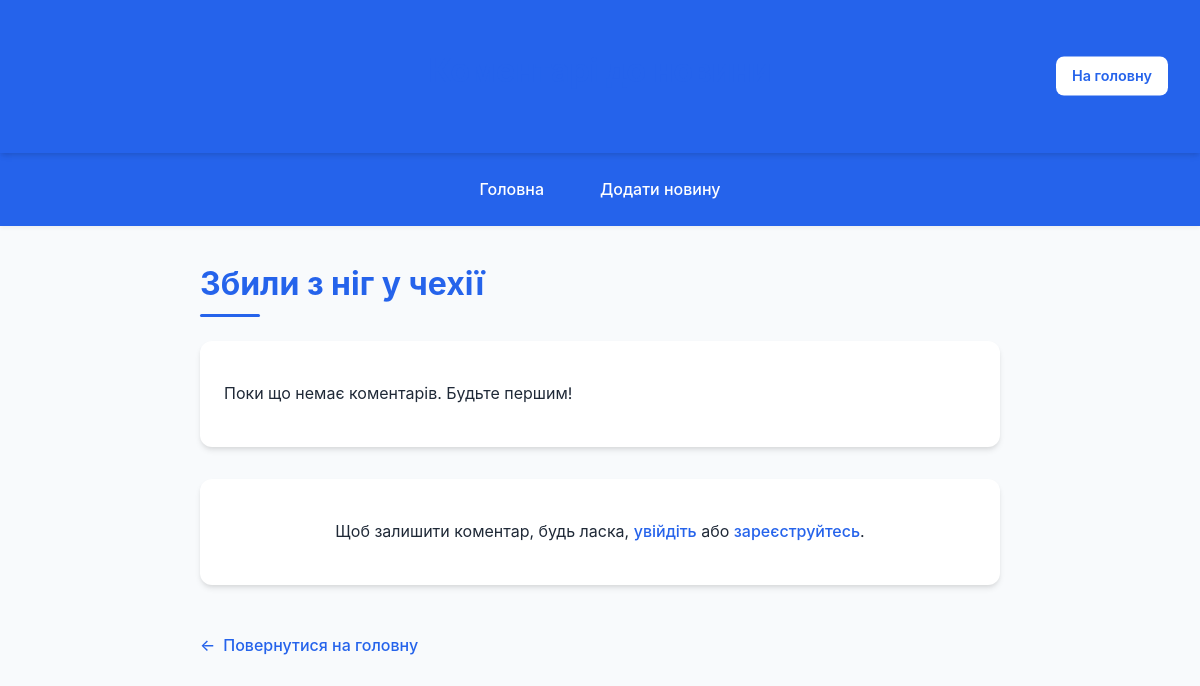
Page /comments/11/ on the earlier database version.
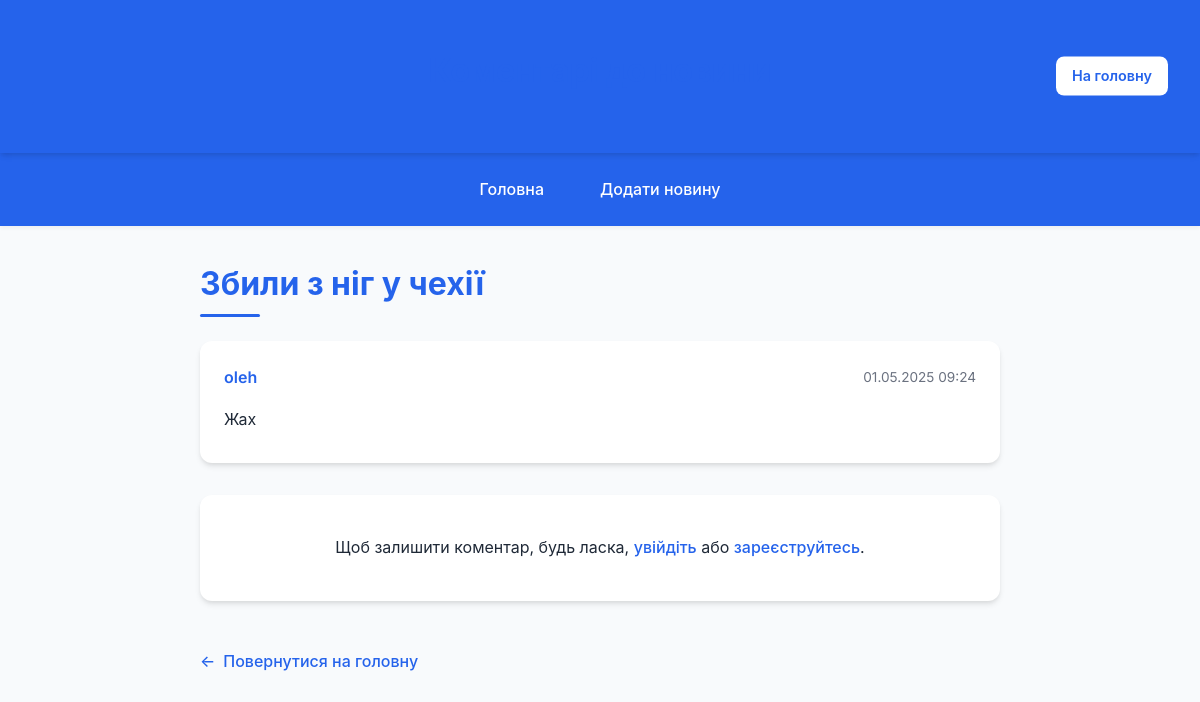
Same page on the later database version.
### news/models.py (models this page shows)
class Comment(models.Model):
    news = models.ForeignKey(News, on_delete=models.CASCADE, related_name='comments')
    author = models.ForeignKey(User, on_delete=models.CASCADE)
    content = models.TextField()
    created_at = models.DateTimeField(auto_now_add=True)

### news/views.py (the view)
# urls.py: path('comments/<int:news_id>/', views.news_comments, name='news_comments'),
def news_comments(request, news_id):
    news = get_object_or_404(News, id=news_id)
    comments = news.comments.all()
    return render(request, 'news/comments.html', {'news': news, 'comments': comments})

### news/templates/news/comments.html (shortened to what this page needs)
<!DOCTYPE html>
<html lang="uk">
<head>
</head>
<body>
<header>
  <h1>Коментарі до новини</h1>
  <div class="auth-buttons">
    <a href="/">На головну</a>
  </div>
</header>
<nav>
  <a href="/">Головна</a>
  <a href="/add_news/">Додати новину</a>
</nav>
<main>
  <h1>{{ news.title }}</h1>
  <div class="comments-list">
    {% for comment in comments %}
      <div class="comment">
        <div class="comment-header">
          <span class="comment-author">{{ comment.author.username }}</span>
          <span class="comment-date">{{ comment.created_at|date:"d.m.Y H:i" }}</span>
        </div>
        <p class="comment-content">{{ comment.content }}</p>
      </div>
    {% empty %}
      <div class="comment">
        <p>Поки що немає коментарів. Будьте першим!</p>
      </div>
    {% endfor %}
  </div>
  {% if user.is_authenticated %}
    <div class="comment-form">
      <h3>Додати коментар</h3>
      <form method="post" action="{% url 'news:add_comment' news.id %}">
        {% csrf_token %}
        <textarea name="content" required placeholder="Напишіть ваш коментар..."></textarea>
        <button type="submit" class="submit-btn">Надіслати коментар</button>
      </form>
    </div>
  {% else %}
    <div class="login-prompt">
      <p>Щоб залишити коментар, будь ласка, <a href="/login/">увійдіть</a> або <a href="/register/">зареєструйтесь</a>.</p>
    </div>
  {% endif %}
  <a href="/" class="back-link">Повернутися на головну</a>
</main>
</body>
</html>

Differences in the rows shown:
added Comment: author.username "oleh", created_at "01.05.2025 09:24", content "Жах"
Other differences:
text no longer shown: "Поки що немає коментарів. Будьте першим!"
